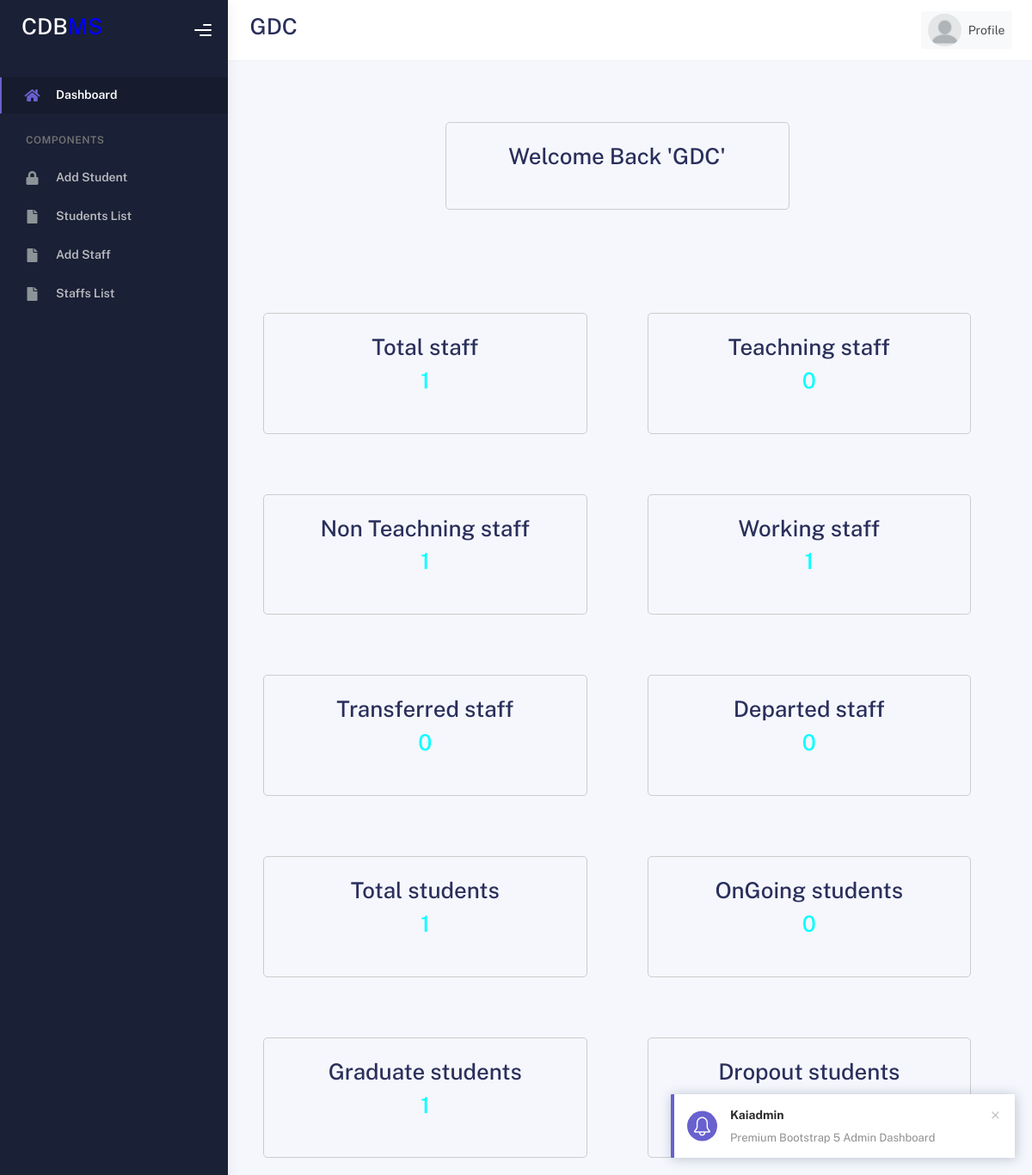
/dashboard/ (signed in), run on the app's committed database.
### CollegeApp/models.py (models this page shows, shortened)
class College(models.Model):
    college_code = models.CharField(max_length=6, unique=True)
    college_name = models.CharField(max_length=100, null=True)
    college_email = models.EmailField(unique=True, null=True)
    phone_no = models.CharField(max_length=10, null=True, unique=True)
    address = models.ForeignKey(Address, on_delete=models.SET_NULL, null=True, blank=True)
    status = models.CharField(max_length=6, default="pending")
    user = models.OneToOneField(User, on_delete=models.CASCADE, null=True, blank=True)
    created_at = models.DateTimeField(auto_now_add=True)  # ✅ Stores creation time

### CollegeApp/views.py (the view)
# urls.py: path('dashboard/', dashboard, name='dashboard'),
@login_required
def dashboard(request):
    user = request.user
    if user.is_staff:
        colleges = College.objects.all().order_by('created_at')
        context = {'colleges': colleges,}
    else:
        college = get_object_or_404(College, college_email=user.email) # Fetch the college instance
        request.session['college_code'] = college.college_code  # Set college_code in session
        college = College.objects.annotate(total_staff=Count('staff'),
                                           teaching_staff_count=Count('staff',filter=Q(staff__staff_type='Teaching')),
                                           non_teaching_staff_count=Count('staff', filter=Q(staff__staff_type='Non Teaching')),
                                           working_staff_count=Count('staff', filter=Q(staff__status='Working')),
                                           transferred_staff_count=Count('staff', filter=Q(staff__status='Transferred')),
                                           departed_staff_count=Count('staff', filter=Q(staff__status='Departed')),
                                           total_students_count=Count('student'),
                                           ongoing_students_count=Count('student',filter=Q(student__status='OnGoing')),
                                           graduate_students_count=Count('student',filter=Q(student__status='Graduate')),
                                           dropout_students_count=Count('student',filter=Q(student__status='DropOut')),
                                           ).get(id=college.id)
        context = {'college': college,
                   }
    return render(request, 'dashboard.html', context=context)

### templates/dashboard.html (shortened to what this page needs)
{% extends "base.html" %}
 {% block body %}
    <div class="container custom_card" style="max-width: 400px;
            margin: 100px auto;
            border: 1px solid #ccc;
            padding: 20px;
            border-radius: 5px;">
        <h2 class="text-center mb-4">Welcome Back '{{college.college_name}}'</h2>
    </div>
    <div class="container" style="display: grid; grid-template-columns: repeat(auto-fit, minmax(300px, 1fr)); gap: 30px;">
      <div class="custom_card">
          <h2 class="text-center mb-4">Total staff <br> <span style="color: aqua;">{{ college.total_staff}}</span></h2>
      </div>
      <div class="custom_card">
          <h2 class="text-center mb-4">Teachning staff <br> <span style="color: aqua;">{{ college.teaching_staff_count}}</span></h2>
      </div>
      <div class="custom_card">
          <h2 class="text-center mb-4">Non Teachning staff <br> <span style="color: aqua;">{{ college.non_teaching_staff_count }}</span></h2>
      </div>
      <div class="custom_card">
          <h2 class="text-center mb-4">Working staff <br> <span style="color: aqua;">{{ college.working_staff_count }}</span></h2>
      </div>
      <div class="custom_card">
          <h2 class="text-center mb-4">Transferred staff <br> <span style="color: aqua;">{{ college.transferred_staff_count }}</span></h2>
      </div>
      <div class="custom_card">
          <h2 class="text-center mb-4">Departed staff <br> <span style="color: aqua;">{{ college.departed_staff_count }}</span></h2>
      </div>
      <div class="custom_card">
          <h2 class="text-center mb-4">Total students <br> <span style="color: aqua;">{{ college.total_students_count }}</span></h2>
      </div>
      <div class="custom_card">
          <h2 class="text-center mb-4">OnGoing students <br> <span style="color: aqua;">{{ college.ongoing_students_count }}</span></h2>
      </div>
      <div class="custom_card">
          <h2 class="text-center mb-4">Graduate students <br> <span style="color: aqua;">{{ college.graduate_students_count }}</span></h2>
      </div>
      <div class="custom_card">
          <h2 class="text-center mb-4">Dropout students <br> <span style="color: aqua;">{{ college.dropout_students_count }}</span></h2>
      </div>
  </div>
{% endblock %}

### templates/base.html (shortened to what this page needs)
{% load static %}
<!DOCTYPE html>
<html lang="en">
  <head>
    <link rel="stylesheet" href="{% static 'adminpanel/assets/css/bootstrap.min.css' %}" />
    <link rel="stylesheet" href="{% static 'adminpanel/assets/css/plugins.min.css' %}" />
    <link rel="stylesheet" href="{% static 'adminpanel/assets/css/kaiadmin.min.css' %}" />
    <link rel="stylesheet" href="{% static 'adminpanel/assets/css/style.css' %}" />
  </head>
  <body>
    <div class="wrapper">
      {% if user.is_authenticated %}
      <div class="sidebar" data-background-color="dark">
        <div class="sidebar-logo">
          <div class="logo-header" data-background-color="dark">
            <a href="{% url "dashboard" %}" class="logo">
              <h2 style="color:white">CDB<span style="color:blue">MS</span></h2>
            </a>
            <div class="nav-toggle">
              <button class="btn btn-toggle toggle-sidebar">
                <i class="gg-menu-right"></i>
              </button>
            </div>
          </div>
        </div>
        <div class="sidebar-wrapper scrollbar scrollbar-inner">
          <div class="sidebar-content">
            <ul class="nav nav-secondary">
              <li class="nav-item active">
                <a href="{% url "dashboard" %}">
                  <i class="fas fa-home"></i>
                  <p>Dashboard</p>
                </a>
              </li>
              <li class="nav-section">
                <h4 class="text-section">Components</h4>
              </li>
              {% if user.is_staff %}
                <li class="nav-item">
                  <a href="{% url 'view-requested' %}">
                    <i class="fas fa-lock"></i>
                    <p>Authenticate</p>
                  </a>
                </li>
                <li class="nav-item">
                  <a href="{% url 'view-active' %}">
                    <i class="fas fa-file"></i>
                    <p>View Active</p>
                  </a>
                </li>
                <li class="nav-item">
                  <a href="{% url 'view-rejected' %}">
                    <i class="fas fa-file"></i>
                    <p>View Rejected</p>
                  </a>
                </li>
                <li class="nav-item">
                  <a href="{% url 'view-requested' %}">
                    <i class="fas fa-file"></i>
                    <p>Documentation</p>
                  </a>
                </li>
                <li class="nav-item">
                  <a href="{% url 'view-requested' %}">
                    <i class="fas fa-file"></i>
                    <p>Documentation</p>
                  </a>
                </li>
                <li class="nav-item">
                  <a href="{% url 'view-requested' %}">
                    <i class="fas fa-file"></i>
                    <p>Documentation</p>
                  </a>
                </li>
                <li class="nav-item">
                  <a data-bs-toggle="collapse" href="#submenu">
                    <i class="fas fa-bars"></i>
                    <p>Menu Levels</p>
                    <span class="caret"></span>
                  </a>
                  <div class="collapse" id="submenu">
                    <ul class="nav nav-collapse">
                      <li>
                        <a data-bs-toggle="collapse" href="#subnav1">
                          <span class="sub-item">Level 1</span>
                          <span class="caret"></span>
                        </a>
                        <div class="collapse" id="subnav1">
                          <ul class="nav nav-collapse subnav">
                            <li>
                              <a href="#">
                                <span class="sub-item">Level 2</span>
                              </a>
                            </li>
                            <li>
                              <a href="#">
                                <span class="sub-item">Level 2</span>
                              </a>
                            </li>
                          </ul>
                        </div>
                      </li>
                      <li>
                        <a data-bs-toggle="collapse" href="#subnav2">
                          <span class="sub-item">Level 1</span>
                          <span class="caret"></span>
                        </a>
                        <div class="collapse" id="subnav2">
                          <ul class="nav nav-collapse subnav">
                            <li>
                              <a href="#">
                                <span class="sub-item">Level 2</span>
                              </a>
                            </li>
                          </ul>
                        </div>
                      </li>
                      <li>
                        <a href="#">
                          <span class="sub-item">Level 1</span>
                        </a>
                      </li>
                    </ul>
                  </div>
                </li>
                {% comment %} ///////////////////////////////////////////////////// {% endcomment %}
              {% else %}
                <li class="nav-item">
                  <a href="{% url 'create_student' %}">
                    <i class="fas fa-lock"></i>
                    <p>Add Student</p>
                  </a>
                </li>
                <li class="nav-item">
                  <a href="{% url 'student_list' %}">
                    <i class="fas fa-file"></i>
                    <p>Students List</p>
                  </a>
                </li>
                <li class="nav-item">
                  <a href="{% url 'create_staff' %}">
                    <i class="fas fa-file"></i>
                    <p>Add Staff</p>
                  </a>
                </li>
                <li class="nav-item">
                  <a href="{% url 'staff_list' %}">
                    <i class="fas fa-file"></i>
                    <p>Staffs List</p>
                  </a>
                </li>
              {% endif %}
            </ul>
          </div>
        </div>
      </div>
      {% endif %}
      <div class="main-panel container-fluid">
        <div class="main-header row">
          <nav class="navbar navbar-header navbar-header-transparent navbar-expand-lg border-bottom">
            <div class="container-fluid">
              <nav
                class="navbar navbar-header-left navbar-expand-lg navbar-form nav-search p-0 d-none d-lg-flex"
              >
                <div>
                  {% if user.is_staff %}
                    <h2>ADMIN</h2>
                  {% else %}
                    <h2>{{ user.college.college_name }}</h2>
                  {% endif %}
                </div>
              </nav>
              <ul class="navbar-nav topbar-nav ms-md-auto align-items-center">
                <li class="nav-item topbar-user dropdown hidden-caret">
                  <a
                    class="dropdown-toggle profile-pic"
                    data-bs-toggle="dropdown"
                    href="#"
                    aria-expanded="false"
                  >
                    <div class="avatar-sm">
                      <img
                        src="{% static 'adminpanel\assets\img\profile.png' %}"
                        alt="..."
                        class="avatar-img rounded-circle"
                      />
                    </div>
                    <span class="profile-username">
                      <span class="op-7">Profile</span>
                    </span>
                  </a>
                </li>
              </ul>
            </div>
          </nav>
        </div>
        <div class="row pt-5 container-fluid">
          {% block body %}
          {% endblock %}
        </div>
      </div>
    </div>
  </body>
</html>

### static/adminpanel/assets/css/style.css (style rules this page uses)
.dropdown-toggle { background-color: #f8f9fa; color: #333; padding: 8px 12px; border-radius: 6px; }
.custom_card { margin: 20px; border: 1px solid #ccc; padding: 20px; border-radius: 5px; }

### data on the page
College: college_name "GDC", total_staff "1", teaching_staff_count "0", non_teaching_staff_count "1", working_staff_count "1", transferred_staff_count "0", departed_staff_count "0", total_students_count "1", ongoing_students_count "0", graduate_students_count "1"

### other printed values
{{ user.college.college_name }} "GDC"
